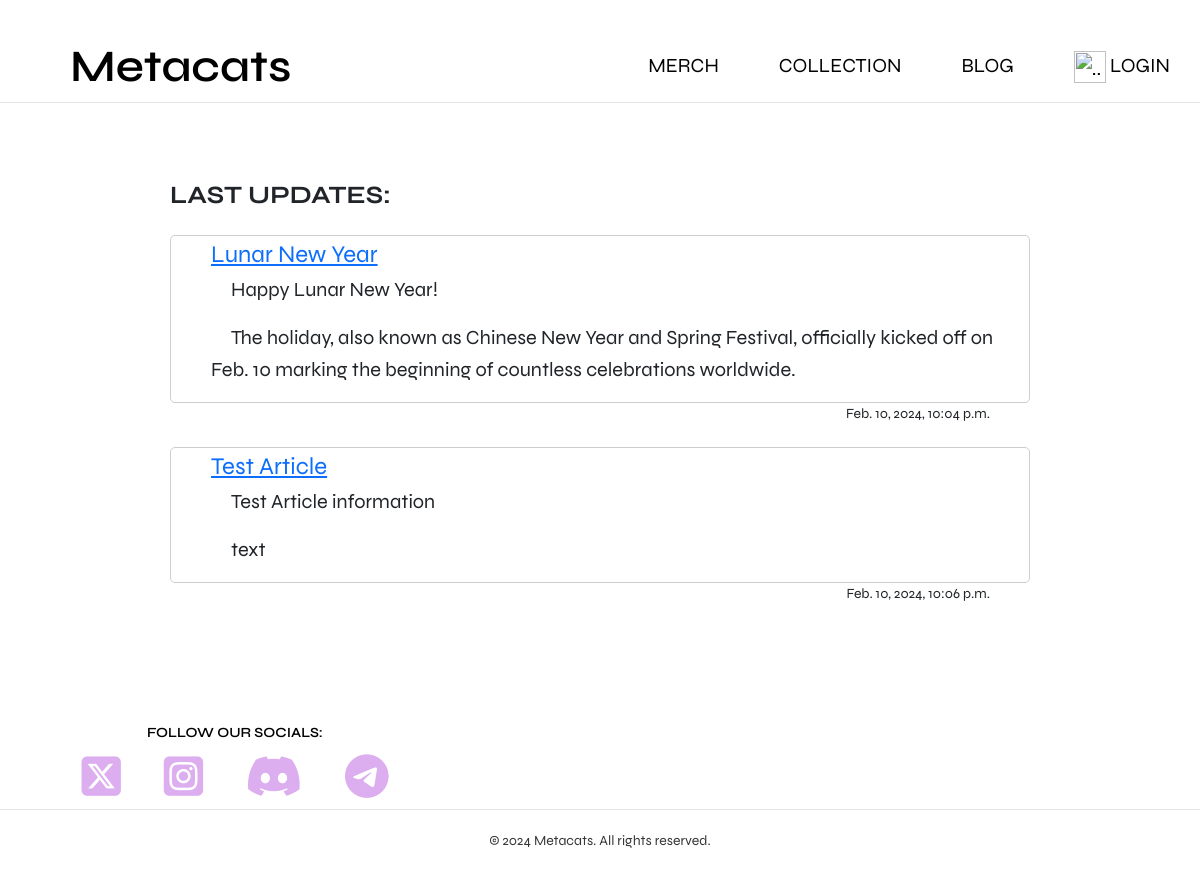
Screenshot of /blog/ with the database file from the repository.
### blog/models.py (models this page shows, shortened)
class Post(models.Model):
    title = models.CharField('Title', max_length=50)
    anons = models.CharField('Post', max_length=500)
    full_text = models.TextField('Article')
    date = models.DateTimeField('Date&Time')
    class Meta:
        verbose_name = 'Article'
        verbose_name_plural = 'Articles'

### blog/views.py (the view)
# urls.py: path('', blog_all, name='blog'),
def blog_all(request):
    post = Post.objects.all()
    return render(request, 'blog/blog_all.html', {'posts': post, 'menu': menu,})

### blog/templates/blog/blog_all.html (shortened to what this page needs)
{% extends 'maincat/base.html' %}
{% load static %}
{% block content %}
<div class="container4" style="margin: 100px; margin-top: 180px; " >
	<h1 class="intro__title" >Last updates:</h1>
{% for post in posts %}
		<section class="section--gray"  href="{% url 'blog:blog_single' post.id %}" style="background-color: white;
border-radius: 5px; font-size: 24px;">
		<div class="container__post" >
			<a href="{% url 'blog:blog_single' post.id %}">{{ post.title }}</a>
			<p>{{ post.anons }}</p>
			<p>{{ post.full_text }}</p>
		</div>
		</section>
		<p style="text-align: right; padding-right: 40px; font-size: 14px; background-color: white;
border-radius: 5px;">{{ post.date }}</p>
{% endfor %}
</div>
{% endblock content %}

### maincat/static/maincat/css/styles_metacats.css (style rules this page uses)
*, *:before, *:after { box-sizing: border-box; }
h1, h2, h3, h4, h5, h6 { margin: 0; }
p { text-indent: 20px; font-size: 20px; }
.container4 { margin: 0 auto; display: grid; flex-grow: 1; margin-top: 10px; align-content: center; padding-left: 70px; padding-right: 70px; max-width: 85%; font-size: 14px; }
.intro__title { margin-bottom: 20px; font-size: 25px; font-weight: 700; text-transform: uppercase; text-align: left; margin-top: 0; }
.section--gray { margin-top: 5px; border-radius: 5px; padding-left: 40px; justify-content: space-between; font-size: 14px; border-style: solid; border-width: 1px; border-color: #cecece; text-decoration: none; }

### rows the page displays
Post: title "Lunar New Year", anons "Happy Lunar New Year!", full_text "The holiday, also known as Chinese New Year and Spring Festival, officially kicked off on Feb. 10 marking the beginning of countless celebrations worldwide.", date "Feb. 10, 2024, 10:04 p.m."
Post: title "Test Article", anons "Test Article information", full_text "text", date "Feb. 10, 2024, 10:06 p.m."

### other values shown
{{ m.title }} "MERCH" "COLLECTION" "BLOG"
